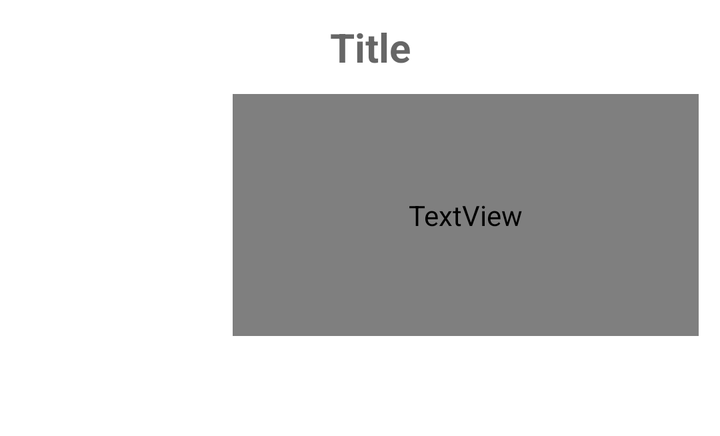
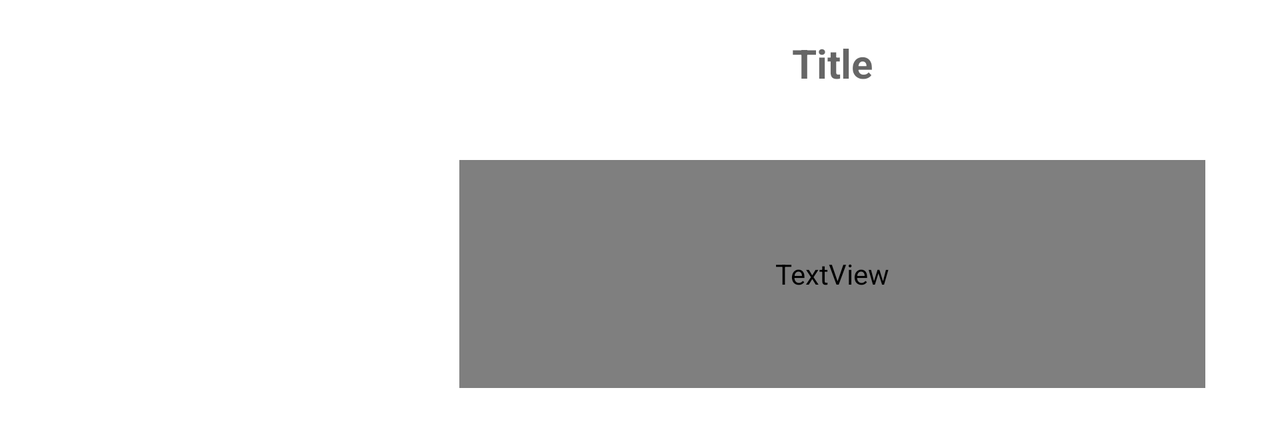

Compare how this app lays out the same screen by default and in its alternative resource folder. The renders come first, then the two layout files and the values they reference.
<!-- AndroidManifest.xml: application theme Theme.CodePathFlixsterClone -->
<!-- res/layout/movie_row.xml -->
<?xml version="1.0" encoding="utf-8"?>
<androidx.constraintlayout.widget.ConstraintLayout
    xmlns:android="http://schemas.android.com/apk/res/android"
    xmlns:app="http://schemas.android.com/apk/res-auto"
    xmlns:tools="http://schemas.android.com/tools"
    android:padding="10dp"
    android:layout_marginBottom="5dp"
    android:layout_width="match_parent"
    android:layout_height="wrap_content">

    <ImageView
        android:id="@+id/movieImageIV"
        android:layout_width="106dp"
        android:layout_height="156dp"
        android:contentDescription="@string/movie_poster_image"
        app:layout_constraintStart_toStartOf="parent"
        app:layout_constraintTop_toBottomOf="@+id/movieTitleTV" />

    <TextView
        android:id="@+id/movieTitleTV"
        android:layout_width="wrap_content"
        android:layout_height="wrap_content"
        android:layout_marginStart="10dp"
        android:paddingBottom="10dp"
        android:hint="@string/title"
        android:textAlignment="center"
        android:textColor="@color/white"
        android:textSize="20sp"
        android:textStyle="bold"
        app:layout_constraintEnd_toEndOf="parent"
        app:layout_constraintStart_toStartOf="parent"
        app:layout_constraintTop_toTopOf="parent" />

    <TextView
        android:id="@+id/movieDescriptionTV"
        android:layout_width="233dp"
        android:layout_height="121dp"
        android:hint="@string/description"
        android:paddingStart="5dp"
        android:paddingEnd="5dp"
        android:textAlignment="center"
        android:textColor="@color/blue"
        app:layout_constraintBottom_toBottomOf="@+id/movieImageIV"
        app:layout_constraintEnd_toEndOf="parent"
        app:layout_constraintHorizontal_bias="0.403"
        app:layout_constraintStart_toEndOf="@+id/movieImageIV"
        app:layout_constraintTop_toTopOf="@+id/movieImageIV"
        app:layout_constraintVertical_bias="0.0" />

   </androidx.constraintlayout.widget.ConstraintLayout>
<!-- resources referenced by this layout -->
<resources>
  <string name="description">Description</string>
  <string name="movie_poster_image">Movie poster image</string>
  <string name="title">Title</string>
  <style name="Theme.CodePathFlixsterClone" parent="Theme.MaterialComponents.DayNight.DarkActionBar">
          
          <item name="colorPrimary">@color/black</item>
          <item name="colorPrimaryVariant">@color/black</item>
          <item name="colorOnPrimary">@color/white</item>
          
          <item name="colorSecondary">@color/blue</item>
          <item name="colorSecondaryVariant">@color/teal</item>
          <item name="colorOnSecondary">@color/black</item>
          
          <item name="android:statusBarColor">?attr/colorPrimaryVariant</item>
          
      </style>
</resources>
<!-- res/layout-land/movie_row.xml (the repository's variant of the layout above) -->
<!-- drawn on the phone turned sideways -->
<?xml version="1.0" encoding="utf-8"?>
<androidx.constraintlayout.widget.ConstraintLayout
    xmlns:android="http://schemas.android.com/apk/res/android"
    xmlns:app="http://schemas.android.com/apk/res-auto"
    xmlns:tools="http://schemas.android.com/tools"
    android:padding="10dp"
    android:layout_marginBottom="5dp"
    android:layout_width="match_parent"
    android:layout_height="wrap_content">

    <ImageView
        android:id="@+id/movieImageIV"
        android:layout_width="148dp"
        android:layout_height="190dp"
        android:layout_marginStart="44dp"
        android:contentDescription="@string/movie_poster_image"
        app:layout_constraintBottom_toBottomOf="parent"
        app:layout_constraintStart_toStartOf="parent"
        app:layout_constraintTop_toTopOf="parent"
        app:layout_constraintVertical_bias="1.0" />

    <TextView
        android:id="@+id/movieTitleTV"
        android:layout_width="wrap_content"
        android:layout_height="wrap_content"
        android:layout_marginTop="8dp"
        android:hint="@string/title"
        android:paddingBottom="10dp"
        android:textAlignment="center"
        android:textColor="@color/white"
        android:textSize="20sp"
        android:textStyle="bold"
        app:layout_constraintEnd_toEndOf="parent"
        app:layout_constraintStart_toEndOf="@+id/movieImageIV"
        app:layout_constraintTop_toTopOf="parent" />

    <TextView
        android:id="@+id/movieDescriptionTV"
        android:layout_width="373dp"
        android:layout_height="114dp"
        android:hint="@string/description"
        android:paddingStart="5dp"
        android:paddingEnd="5dp"
        android:textAlignment="center"
        android:textColor="@color/blue"
        app:layout_constraintBottom_toBottomOf="@+id/movieImageIV"
        app:layout_constraintEnd_toEndOf="parent"
        app:layout_constraintStart_toEndOf="@+id/movieImageIV"
        app:layout_constraintTop_toBottomOf="@+id/movieTitleTV"
        app:layout_constraintVertical_bias="0.806" />

</androidx.constraintlayout.widget.ConstraintLayout>
